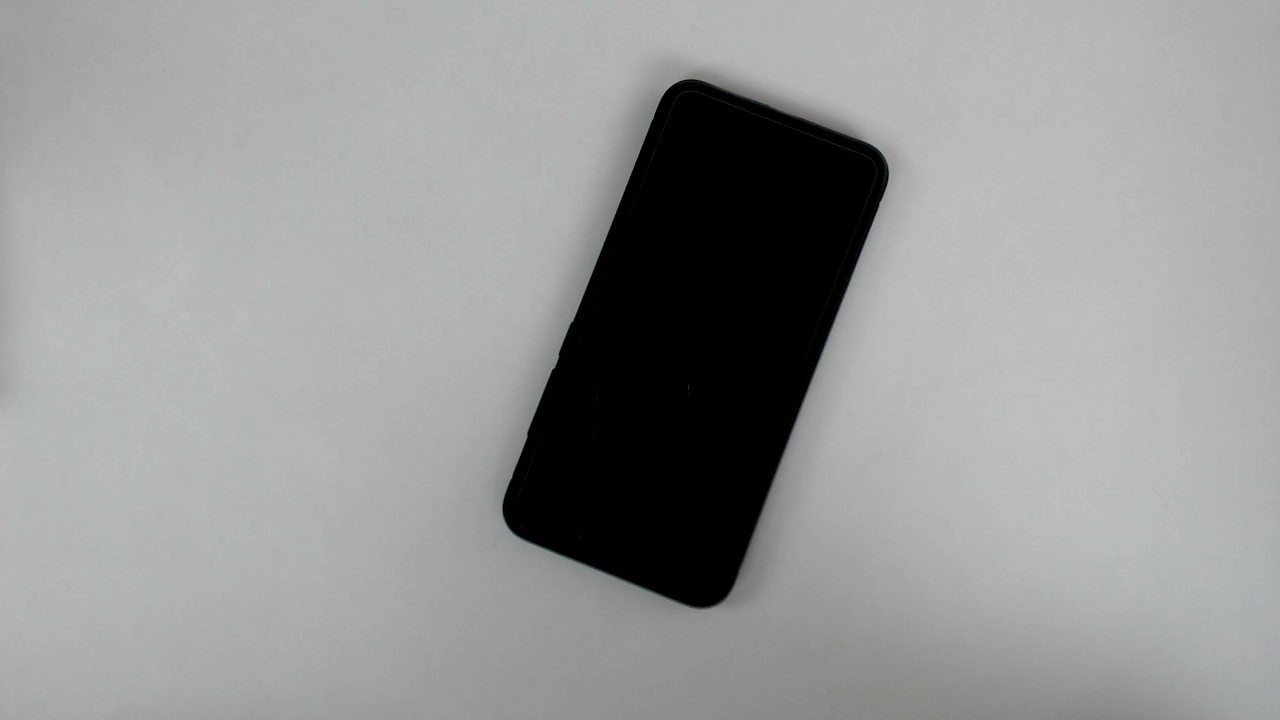
#> input picture phone.jpg, 1280 x 720 px, given in place of the camera
$ python measurement.py
#> lines starting #> are read from the running program, lines starting #| are printed output that depends on the picture; after the words box and inside, x2 and y2 are one past the last pixel; in counts of white or black regions, pixels touching at a corner belong together
### utils.py
import cv2
import numpy as np

def getContours(img,cThr=[100,100],showCanny=False,minArea=1000,filter=0,draw=False):
              img_gray = cv2.cvtColor(img,cv2.COLOR_BGR2GRAY)
              img_blur = cv2.GaussianBlur(img_gray,(5,5),1)
              img_canny = cv2.Canny(img_blur,cThr[0],cThr[1])

              kernel = np.ones((5,5))
              img_dial = cv2.dilate(img_canny,kernel,iterations=4)
              img_thresh = cv2.erode(img_dial,kernel,iterations=2)
              if showCanny: cv2.imshow('Canny',img_thresh)

              contours,hierarchy = cv2.findContours(img_thresh,cv2.RETR_EXTERNAL,cv2.CHAIN_APPROX_SIMPLE)

              final_contours = []
              for i in contours:
                            area = cv2.contourArea(i)

                            if area > minArea:
                                          peri = cv2.arcLength(i,True)
                                          approx = cv2.approxPolyDP(i,0.02*peri,True)
                                          bbox = cv2.boundingRect(approx)

                                          if filter > 0:
                                                        if len(approx) == filter:
                                                                      final_contours.append((len(approx),area,approx,bbox,i))
                                          else:
                                                        final_contours.append((len(approx),area,approx,bbox,i))

              final_contours = sorted(final_contours,key=lambda x: x[1],reverse=True)

              if draw:
                            for con in final_contours:
                                          cv2.drawContours(img,con[4],-3,(255,255,255),3)

              return img, final_contours

def reorder(points):
              points_new = np.zeros_like(points)
              points = points.reshape((4,2))
              add = np.sum(1)
              points_new[0] = points[np.argmin(add)]
              points_new[3] = points[np.argmax(add)]
              diff = np.diff(points,axis=1)
              points_new[1] = points[np.argmin(diff)]
              points_new[2] = points[np.argmax(diff)]

              return points_new


def warpImg(img,points,w,h):
              points = reorder(points)
              pts1 = np.float32(points)
              pts2 = np.float32([[0,0],[w,0],[0,h],[w,h]])
              matrix = cv2.getPerspectiveTransform(pts1,pts2)
              img_warp = cv2.warpPerspective(img,matrix,(w,h))
              return img_warp

### measurement.py
import cv2
import utils

webcam = True
path = "phone_aruco_marker.jpg"
cap = cv2.VideoCapture(0)
cap.set(10,160)
cap.set(3,1920)
cap.set(4,1080)

while True:
              if webcam:success,img = cap.read()
#> img is the input picture: shape (720, 1280, 3); mean B, G, R 151, 151.5, 150.2
              else: img = cv2.imread(path)

              #img = cv2.resize(img,(1680,920))
              #cv2.imshow('Original output',img)
              img, conts = utils.getContours(img,showCanny=False,draw=True,minArea=2000,filter=4)
#> in getContours, `img_canny = cv2.Canny(img_blur,cThr[0],cThr[1])`:
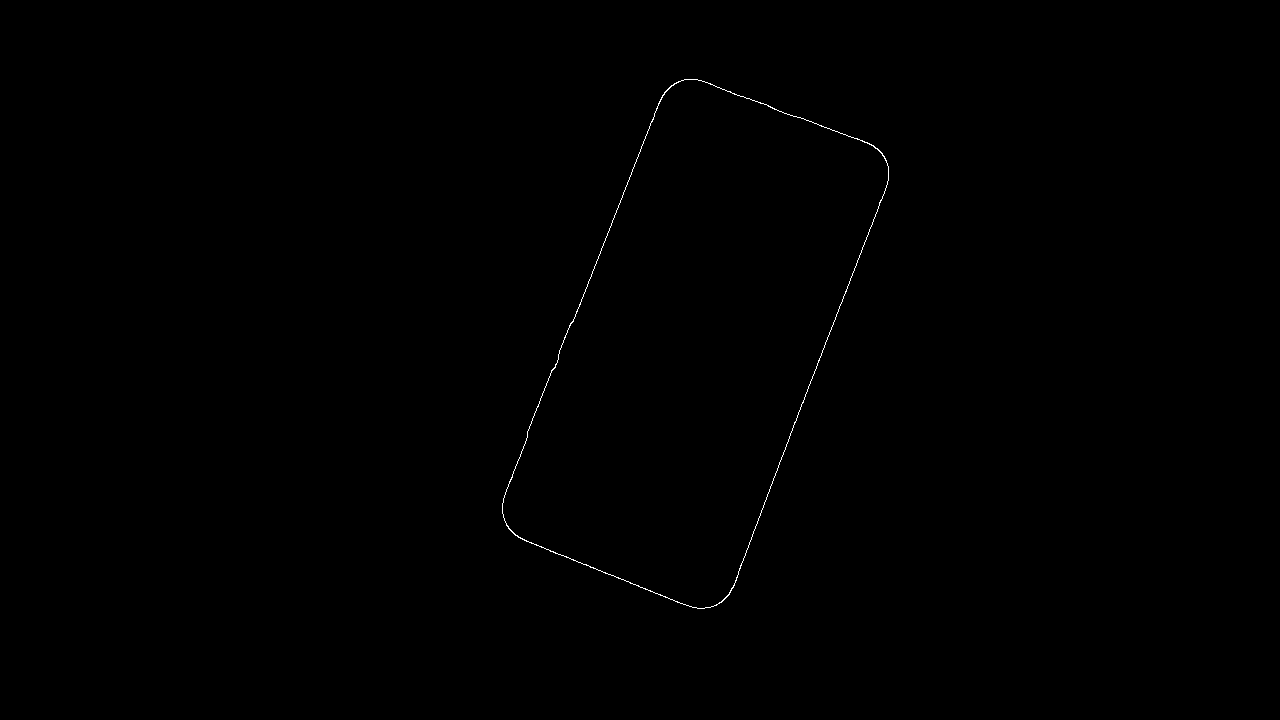
#> img_canny: shape (720, 1280); 0.16% white in thin lines or dots, all inside (x1, y1, x2, y2) = (502, 79, 889, 609)
#> in getContours, `img_dial = cv2.dilate(img_canny,kernel,iterations=4)`:
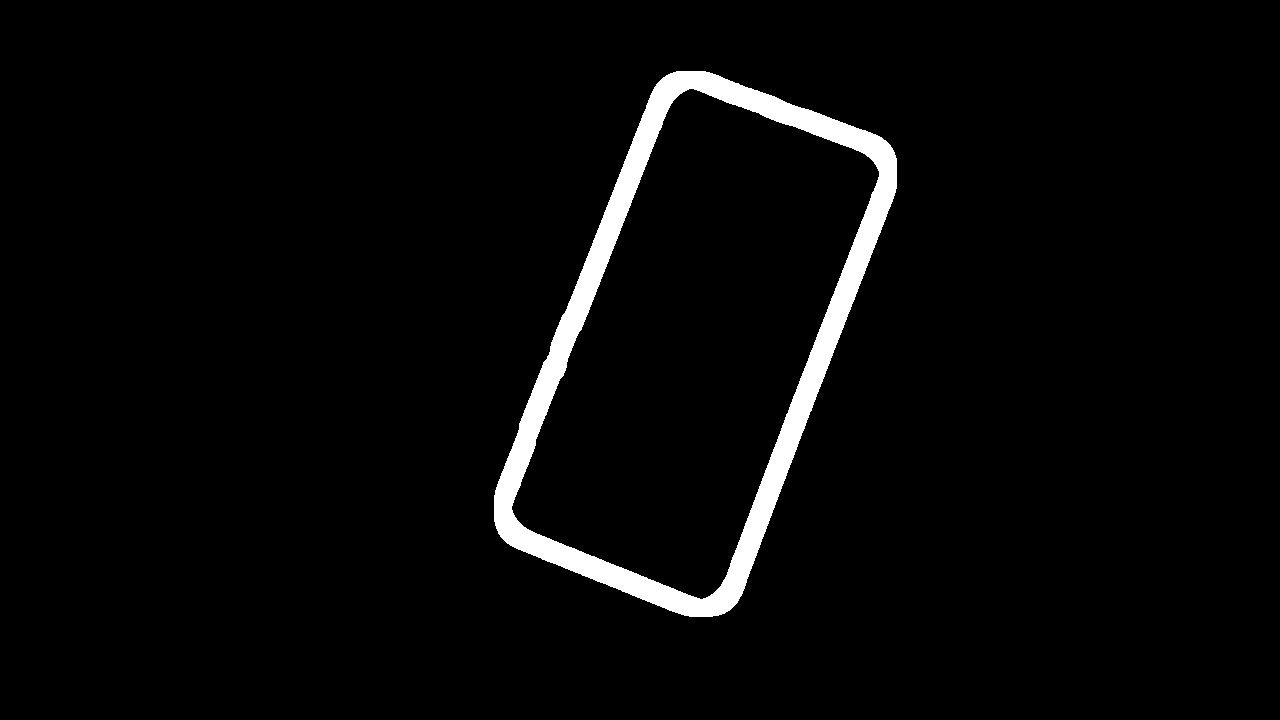
#> img_dial: shape (720, 1280); 3.3% white; 1 white region, box (x1, y1, x2, y2) and area: (494, 71, 897, 617) 30703
#> in getContours, `img_thresh = cv2.erode(img_dial,kernel,iterations=2)`:
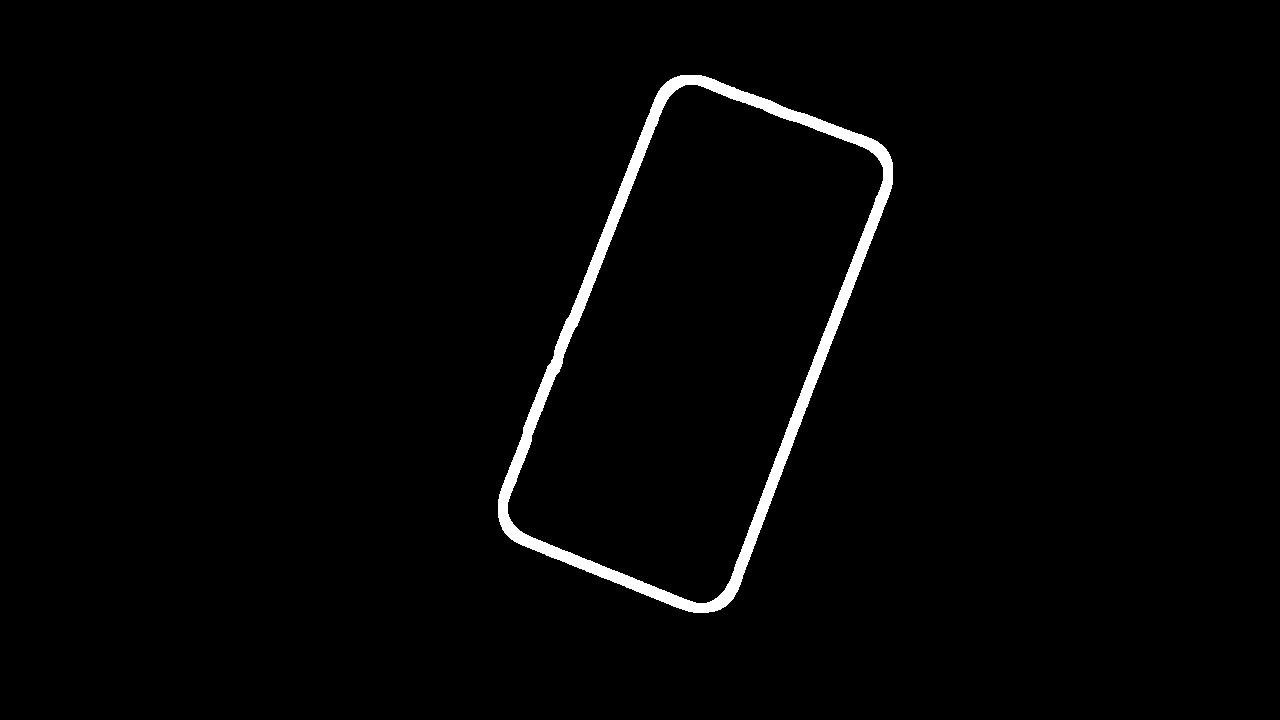
#> img_thresh: shape (720, 1280); 1.7% white; 1 white region
#> in getContours, `contours,hierarchy = cv2.findContours(img_thresh,cv2.RETR_EXTERNAL,cv2..`: contours = 1 contour; box (x1, y1, x2, y2) and area: (498, 75, 893, 613) 127078
#> the loop in getContours, `for i in contours:` made 1 pass
#> (area, peri, approx, bbox) on pass 1: (127078, 1560.9, [[680, 75], [498, 517], [708, 612], [892, 162]], (498, 75, 395, 538))
#> after the loop in getContours, `for i in contours:`: final_contours = 1 item
#> the loop in getContours, `for con in final_contours:` made 1 pass
#> after the loop in getContours, `for con in final_contours:`:
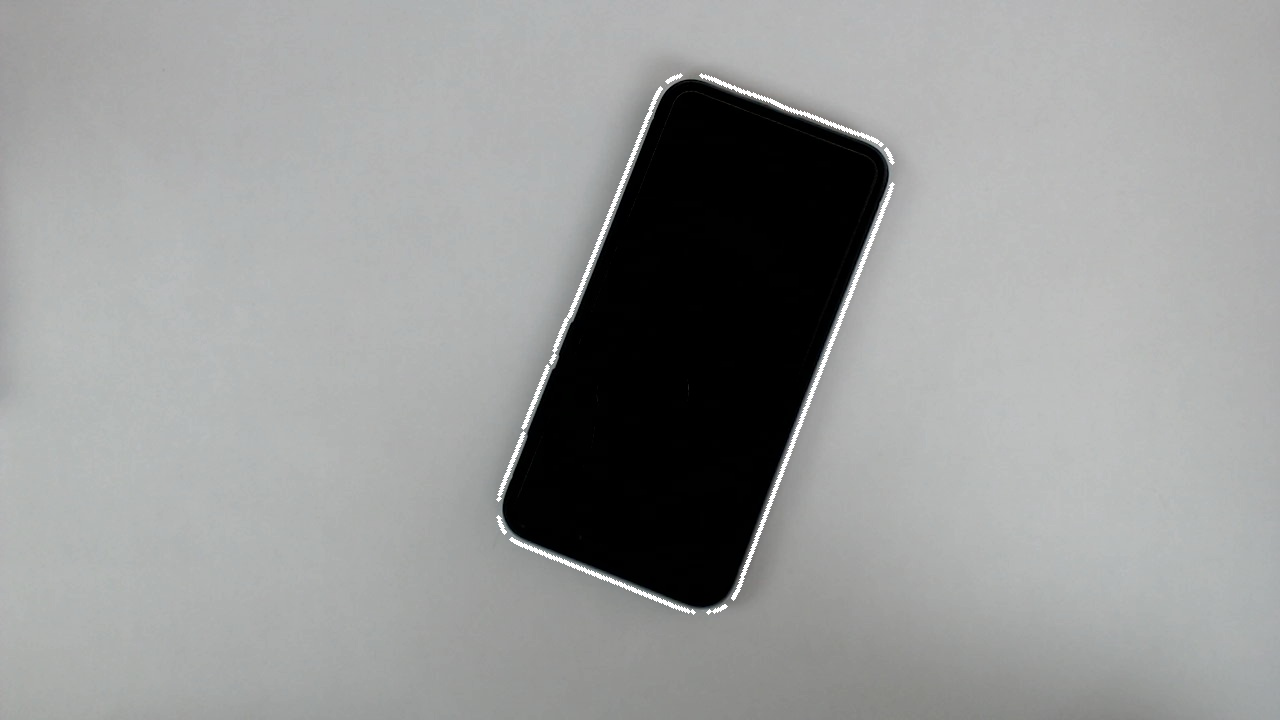
#> img: shape (720, 1280, 3); 0.62% of pixels changed, all inside (x1, y1, x2, y2) = (496, 73, 895, 615)
#> conts = 1 item

              if len(conts) != 0:
                            biggest = conts[0][2]
#> biggest = [[680, 75], [498, 517], [708, 612], [892, 162]]
                            img_warp = utils.warpImg(img,biggest,630,840)
#> in reorder, `diff = np.diff(points,axis=1)`: diff = [-605, 19, -96, -730]
#> in warpImg, `points = reorder(points)`: points = [[680, 75], [892, 162], [498, 517], [680, 75]]
#> in warpImg, `matrix = cv2.getPerspectiveTransform(pts1,pts2)`: matrix = [[-0.793, -0.326, 563.4], [-0.179, 0.435, 88.79], [-0.00147, 0, 1]]
#> in warpImg, `img_warp = cv2.warpPerspective(img,matrix,(w,h))`:
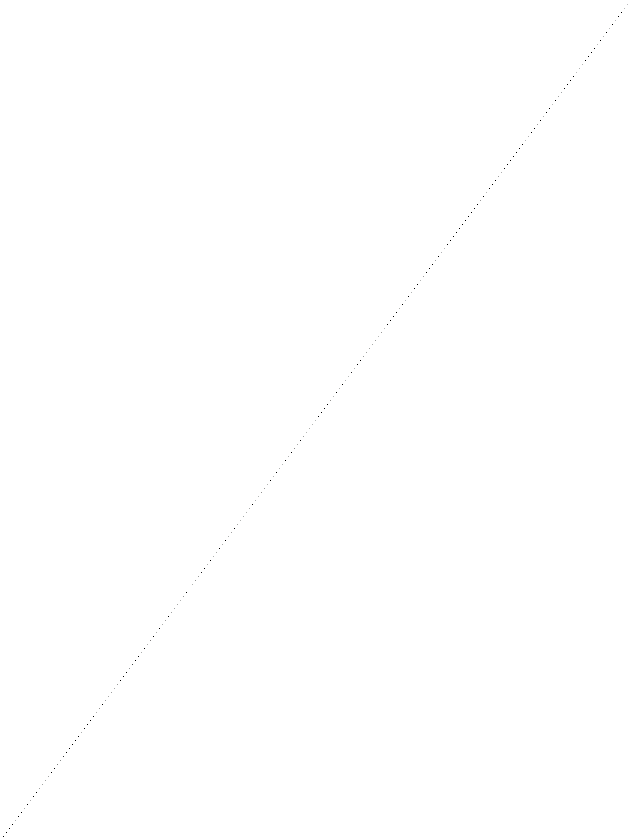
#> img_warp: shape (840, 630, 3); mean B, G, R 254.9, 254.9, 254.9
                            cv2.imshow('Warped',img_warp)

              cv2.imshow('Countored img',img)
              cv2.waitKey(1)
